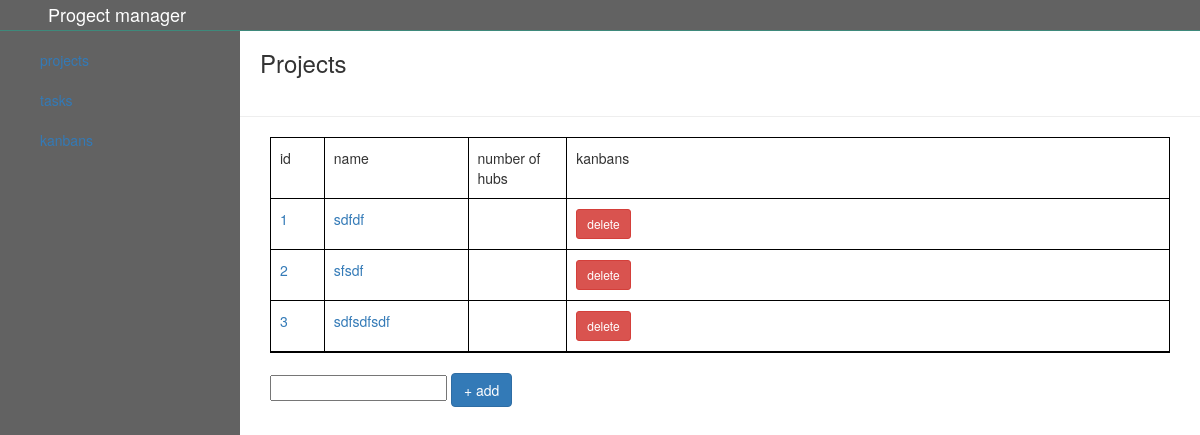
Before: / with the older database file.
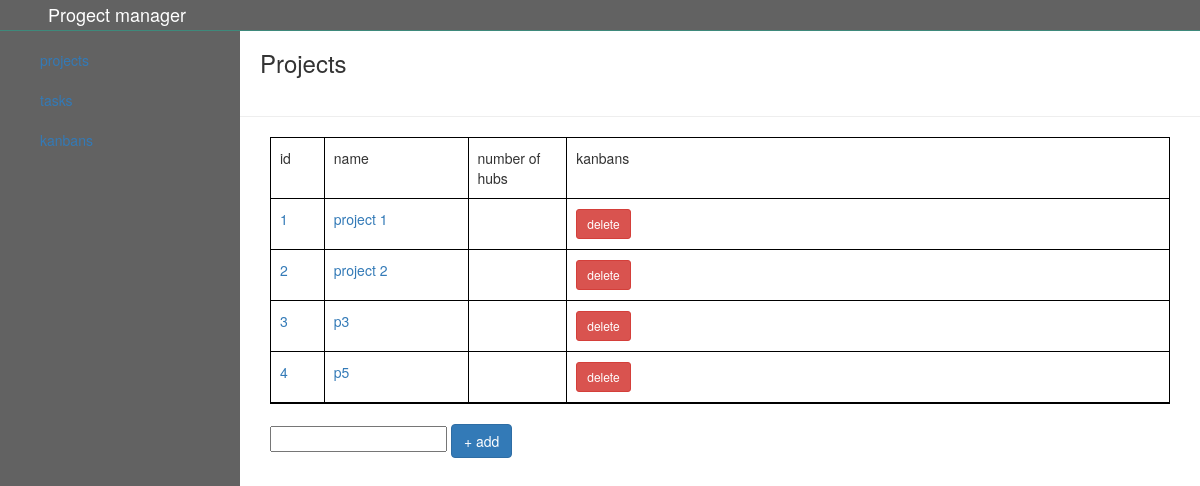
After: the same page with the newer database file.
### app.py (models this page shows, shortened)
class Project(db.Model):
    id = db.Column(db.Integer, primary_key=True)
    name = db.Column(db.String(20), unique=True, nullable=False)
    kanbans = db.relationship('Kanban', backref='project',lazy=True)
    hubs = db.relationship('Taskhub', backref='project',lazy=True)

### app.py (the view)
@app.route('/', methods = ['GET','POST'])
def home():
    projects = Project.query.all()
    return render_template('index.html',projects=projects)

### templates/index.html
{% extends 'base.html' %}
{% block body %}
        <div class="main">
            <section class="projects">
                <h3>Projects</h3>
                <hr>
                <ul>
                   <li>
                       <p class="no">id</p>
                       <p class="name">name</p>
                       <p class="hubs">number of hubs</p>
                       <p class="kanbans">kanbans</p>
                   </li>
                    {% for project in projects%}
                    <li>
                        <p class="no"><a class="project" href="project/{{project.id}}">{{project.id}}</a></p>
                       <p class="name"><a class="project" href="project/{{project.id}}">{{project.name}}</a></p>
                       <p class="hubs"><a class="project" href="project/{{project.id}}"></a></p>
                       <p class="kanbans">
                            <a href="/projectDelete/{{project.id}}" class="btn btn-danger btn-sm">delete</a>
                        </p>
                    </li>
                    {% endfor %}
                </ul>
                <form method='post' action="/addProject">
                    <input type="text" name="name">
                    <button class='btn btn-primary' type='submit'>+ add</button>
                </form>
            </section>
        </div>
    </div>
{% endblock %}

Changed rows visible on the page:
changed Project id 1: name "sdfdf" → "project 1"
changed Project id 2: name "sfsdf" → "project 2"
changed Project id 3: name "sdfsdfsdf" → "p3"
added Project: id "4", name "p5"
